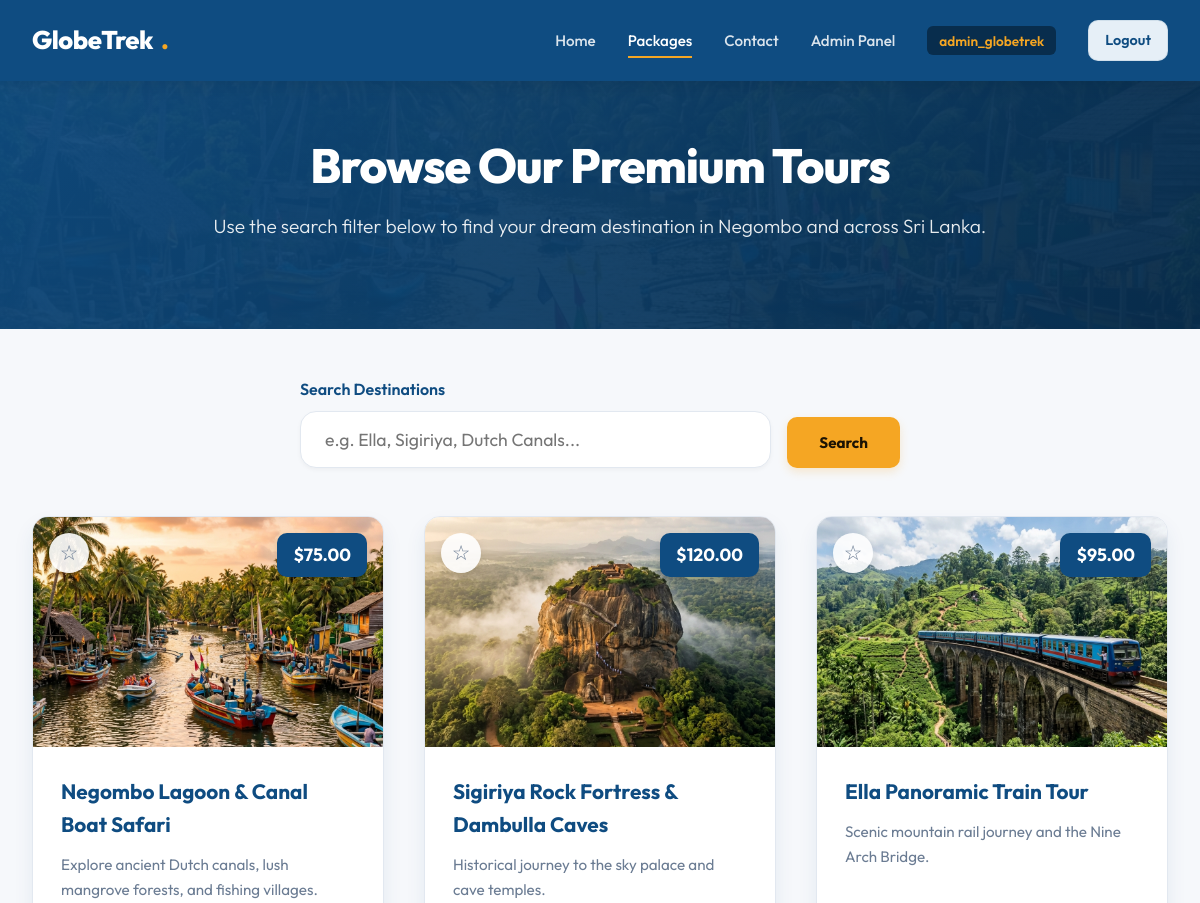
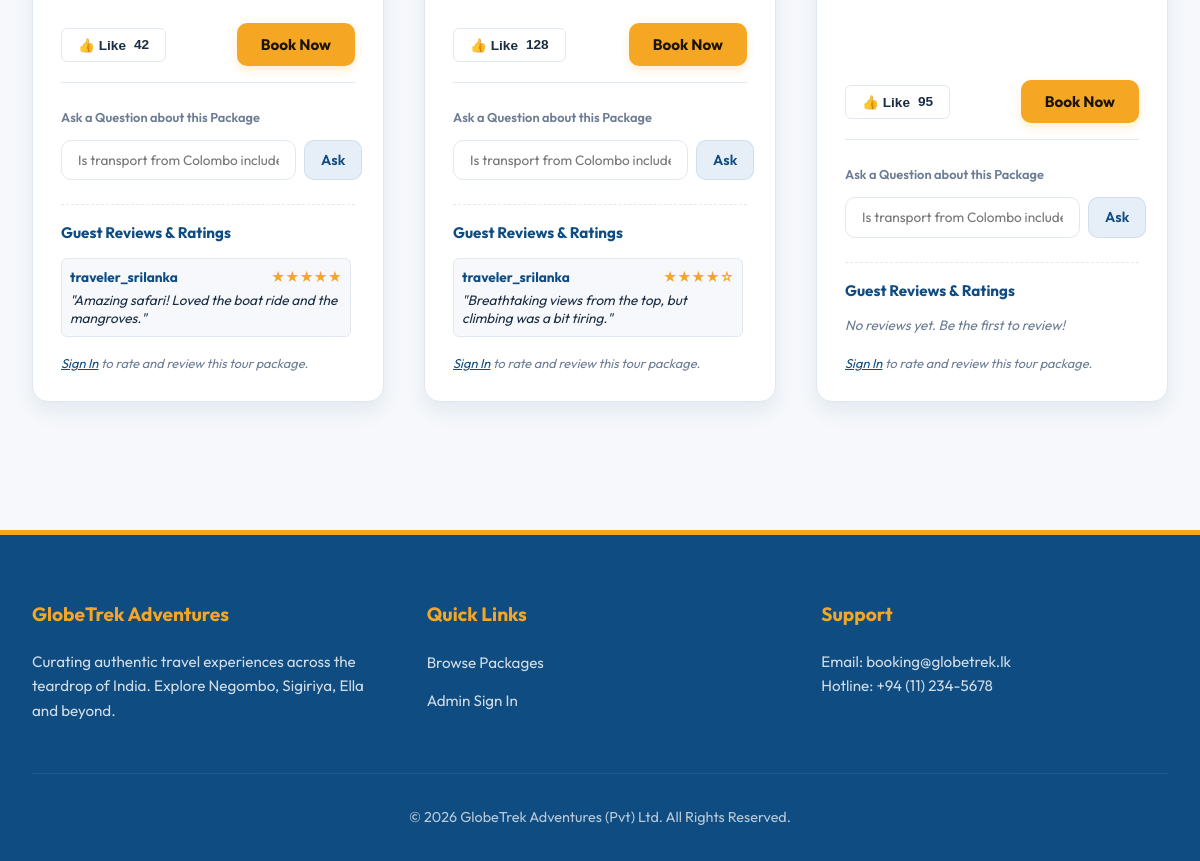
Screenshot of /packages.php (signed in) with the database file from the repository (2 pictures, top to bottom).
### tables this page shows
CREATE TABLE packages (
    id INT AUTO_INCREMENT PRIMARY KEY,
    destination VARCHAR(150) NOT NULL,
    price DECIMAL(10, 2) NOT NULL,
    description TEXT NOT NULL,
    likes_count INT DEFAULT 0,
    image_url VARCHAR(255)
);

CREATE TABLE reviews (
    id INT AUTO_INCREMENT PRIMARY KEY,
    package_id INT NOT NULL,
    user_id INT NOT NULL,
    rating INT NOT NULL CHECK (rating >= 1 AND rating <= 5),
    comment_text TEXT NOT NULL,
    created_at TIMESTAMP DEFAULT CURRENT_TIMESTAMP,
    FOREIGN KEY (package_id) REFERENCES packages(id) ON DELETE CASCADE,
    FOREIGN KEY (user_id) REFERENCES users(id) ON DELETE CASCADE
);

CREATE TABLE users (
    id INT AUTO_INCREMENT PRIMARY KEY,
    role VARCHAR(50) NOT NULL CHECK (role IN ('customer', 'admin')),
    username VARCHAR(100) NOT NULL UNIQUE,
    password VARCHAR(255) NOT NULL
);

### packages.php (the view, shortened to what this page needs)
<?php
require_once 'config/db.php';
try {
    $search = isset($_GET['search']) ? trim($_GET['search']) : '';
    if ($search !== '') {
        $stmt = $pdo->prepare("SELECT * FROM packages WHERE destination LIKE ? OR description LIKE ? ORDER BY id ASC");
        $stmt->execute(["%$search%", "%$search%"]);
    } else {
        $stmt = $pdo->query("SELECT * FROM packages ORDER BY id ASC");
    }
    $packages = $stmt->fetchAll();
} catch (\PDOException $e) {
    die("Database query failed: " . $e->getMessage());
}
$saved_packages = [];
if (isset($_SESSION['user_id'])) {
    try {
        $stmt = $pdo->prepare("SELECT package_id FROM saved_packages WHERE user_id = ?");
        $stmt->execute([$_SESSION['user_id']]);
        $saved_packages = $stmt->fetchAll(PDO::FETCH_COLUMN);
    } catch (\PDOException $e) {
    }
}
?>
<!DOCTYPE html>
<html lang="en">
<head>
    <link rel="stylesheet" href="css/style.css">
</head>
<body>
    <header>
        <div class="nav-container">
            <a href="index.php" class="logo">GlobeTrek<span>.</span></a>
            <ul class="nav-menu">
                <li><a href="index.php" class="nav-link">Home</a></li>
                <li><a href="packages.php" class="nav-link active">Packages</a></li>
                <li><a href="contact.php" class="nav-link">Contact</a></li>
                <?php if (isset($_SESSION['role'])): ?>
                    <?php if ($_SESSION['role'] === 'customer'): ?>
                        <li><a href="dashboard.php" class="nav-link">My Dashboard</a></li>
                    <?php elseif ($_SESSION['role'] === 'admin'): ?>
                        <li><a href="admin.php" class="nav-link">Admin Panel</a></li>
                    <?php endif; ?>
                    <li><span class="user-tag"><?= htmlspecialchars($_SESSION['username']) ?></span></li>
                    <li><a href="logout.php" class="btn-secondary" style="padding: 0.5rem 1rem;">Logout</a></li>
                <?php else: ?>
                    <li><a href="login.php" class="btn-cta">Login</a></li>
                <?php endif; ?>
            </ul>
        </div>
    </header>
    <section class="hero" style="padding: 3.5rem 2rem;">
        <div class="hero-content">
            <h1>Browse Our Premium Tours</h1>
            <p>Use the search filter below to find your dream destination in Negombo and across Sri Lanka.</p>
        </div>
    </section>
    <main class="container">
        <form method="GET" action="packages.php" style="max-width: 600px; margin: 0 auto 3rem auto; text-align: center; display: flex; gap: 1rem; justify-content: center; align-items: flex-end;">
            <div style="flex-grow: 1; text-align: left;">
                <label class="form-label" style="font-weight: 600; font-size: 1rem; color: var(--primary-color);">Search Destinations</label>
                <input class="form-control" type="text" name="search" placeholder="e.g. Ella, Sigiriya, Dutch Canals..." value="<?= htmlspecialchars($search) ?>" style="padding: 1rem 1.5rem; border-radius: var(--border-radius-lg); font-size: 1.1rem; box-shadow: var(--shadow-sm);">
            </div>
            <button class="btn-cta" type="submit" style="padding: 1rem 2rem;">Search</button>
        </form>
        <div class="package-grid" id="packages-list">
            <?php foreach ($packages as $pkg): ?>
                <?php
                    $is_saved = in_array($pkg['id'], $saved_packages);
                ?>
                <div class="package-card">
                    <div class="package-image-container">
                        <img class="package-image" src="<?= htmlspecialchars($pkg['image_url']) ?>" alt="<?= htmlspecialchars($pkg['destination']) ?>">
                        <div class="package-price-tag">$<?= number_format($pkg['price'], 2) ?></div>
                        <div class="package-save-tag">
                            <form method="POST" action="api/toggle-save.php" style="display: inline;">
                                <button class="btn-save <?= $is_saved ? 'saved' : '' ?>" type="submit" title="<?= $is_saved ? 'Saved to bookmarks' : 'Save for later' ?>">
                                    <span class="star-icon"><?= $is_saved ? '★' : '☆' ?></span>
                                </button>
                            </form>
                        </div>
                    </div>
                    <div class="package-content">
                        <h3 class="package-title"><?= htmlspecialchars($pkg['destination']) ?></h3>
                        <p class="package-desc"><?= htmlspecialchars($pkg['description']) ?></p>
                        <div class="package-actions">
                            <form method="POST" action="api/toggle-like.php" style="display: inline;">
                                <button class="btn-like" type="submit">
                                    <span>👍 Like</span>
                                    <span class="like-count"><?= $pkg['likes_count'] ?></span>
                                </button>
                            </form>
                            <form method="POST" action="api/book-package.php" style="display: inline;">
                                <button class="btn-cta" type="submit" onclick="this.innerHTML='Booking...';">
                                    Book Now
                                </button>
                            </form>
                        </div>
                        <form class="package-query-form" method="POST" action="api/submit-query.php">
                            <label style="font-size: 0.8rem; font-weight: 600; color: var(--text-muted);">Ask a Question about this Package</label>
                            <div class="query-input-group">
                                <input class="query-input" name="question_text" type="text" placeholder="Is transport from Colombo included?" required>
                                <button class="btn-secondary" type="submit" style="padding: 0.5rem 1rem;">Ask</button>
                            </div>
                        </form>
                        <div class="reviews-section" style="margin-top: 1.5rem; border-top: 1px dashed var(--border-color); padding-top: 1rem;">
                            <h4 style="font-size: 0.95rem; color: var(--primary-color); margin-bottom: 0.75rem;">Guest Reviews & Ratings</h4>
                            <?php
                            try {
                                $review_stmt = $pdo->prepare("SELECT r.*, u.username FROM reviews r JOIN users u ON r.user_id = u.id WHERE r.package_id = ? ORDER BY r.created_at DESC");
                                $review_stmt->execute([$pkg['id']]);
                                $reviews = $review_stmt->fetchAll();
                            } catch (\PDOException $e) {
                                $reviews = [];
                            }
                            ?>
                            <?php if (count($reviews) > 0): ?>
                                <div style="max-height: 150px; overflow-y: auto; margin-bottom: 1rem; display: flex; flex-direction: column; gap: 0.5rem; padding-right: 0.25rem;">
                                    <?php foreach ($reviews as $rev): ?>
                                        <div style="background-color: var(--bg-color); padding: 0.5rem; border-radius: var(--border-radius-sm); font-size: 0.85rem; border: 1px solid var(--border-color);">
                                            <div style="display: flex; justify-content: space-between; margin-bottom: 0.25rem;">
                                                <strong style="color: var(--primary-color);"><?= htmlspecialchars($rev['username']) ?></strong>
                                                <span style="color: var(--accent-color); font-weight: bold;"><?= str_repeat('★', $rev['rating']) ?><?= str_repeat('☆', 5 - $rev['rating']) ?></span>
                                            </div>
                                            <p style="color: var(--text-color); line-height: 1.3; font-style: italic;">"<?= htmlspecialchars($rev['comment_text']) ?>"</p>
                                        </div>
                                    <?php endforeach; ?>
                                </div>
                            <?php else: ?>
                                <p style="color: var(--text-muted); font-size: 0.85rem; font-style: italic; margin-bottom: 1rem;">No reviews yet. Be the first to review!</p>
                            <?php endif; ?>
                            <?php if (isset($_SESSION['user_id']) && $_SESSION['role'] === 'customer'): ?>
                                <form method="POST" action="api/submit-review.php" style="display: flex; flex-direction: column; gap: 0.5rem;">
                                    <input type="hidden" name="package_id" value="<?= $pkg['id'] ?>">
                                    <div style="display: flex; gap: 0.5rem; align-items: center;">
                                        <label style="font-size: 0.8rem; font-weight: 600; color: var(--text-muted); white-space: nowrap;">Your Rating:</label>
                                        <select class="form-control" name="rating" required style="padding: 0.35rem 0.5rem; font-size: 0.85rem; width: auto; height: auto;">
                                            <option value="5">5 Stars</option>
                                            <option value="4">4 Stars</option>
                                            <option value="3">3 Stars</option>
                                            <option value="2">2 Stars</option>
                                            <option value="1">1 Star</option>
                                        </select>
                                    </div>
                                    <div style="display: flex; gap: 0.5rem;">
                                        <textarea class="form-control" name="comment_text" rows="2" placeholder="Write a comment..." required style="padding: 0.5rem; font-size: 0.85rem; resize: vertical;"></textarea>
                                        <button class="btn-cta" type="submit" style="padding: 0.5rem 1rem; font-size: 0.85rem; height: fit-content;" onclick="this.innerHTML='Saving...';">Post</button>
                                    </div>
                                </form>
                            <?php else: ?>
                                <p style="color: var(--text-muted); font-size: 0.8rem; font-style: italic;"><a href="login.php" style="color: var(--primary-color); text-decoration: underline;">Sign In</a> to rate and review this tour package.</p>
                            <?php endif; ?>
                        </div>
                    </div>
                </div>
            <?php endforeach; ?>
        </div>
    </main>
    <footer>
        <div class="footer-content">
            <div class="footer-section">
                <h4>GlobeTrek Adventures</h4>
                <p>Curating authentic travel experiences across the teardrop of India. Explore Negombo, Sigiriya, Ella and beyond.</p>
            </div>
            <div class="footer-section">
                <h4>Quick Links</h4>
                <ul class="footer-links">
                    <li><a href="index.php">Browse Packages</a></li>
                    <li><a href="login.php">Admin Sign In</a></li>
                </ul>
            </div>
            <div class="footer-section">
                <h4>Support</h4>
                <p>Email: booking@globetrek.lk<br>Hotline: +94 (11) 234-5678</p>
            </div>
        </div>
        <div class="footer-bottom">
            &copy; 2026 GlobeTrek Adventures (Pvt) Ltd. All Rights Reserved.
        </div>
    </footer>
</body>
</html>

### rows the page displays
packages: image_url (picture), price "75.00", destination "Negombo Lagoon & Canal Boat Safari", description "Explore ancient Dutch canals, lush mangrove forests, and fishing villages.", likes_count "42"
reviews: user.username "traveler_srilanka", rating "★★★★★", comment_text "Amazing safari! Loved the boat ride and the mangroves."
packages: image_url (picture), price "120.00", destination "Sigiriya Rock Fortress & Dambulla Caves", description "Historical journey to the sky palace and cave temples.", likes_count "128"
reviews: user.username "traveler_srilanka", rating "★★★★", rating "☆", comment_text "Breathtaking views from the top, but climbing was a bit tiring."
packages: image_url (picture), price "95.00", destination "Ella Panoramic Train Tour", description "Scenic mountain rail journey and the Nine Arch Bridge.", likes_count "95", shows "No reviews yet. Be the first to review!"

### other values shown
$_SESSION['username'] "admin_globetrek"
